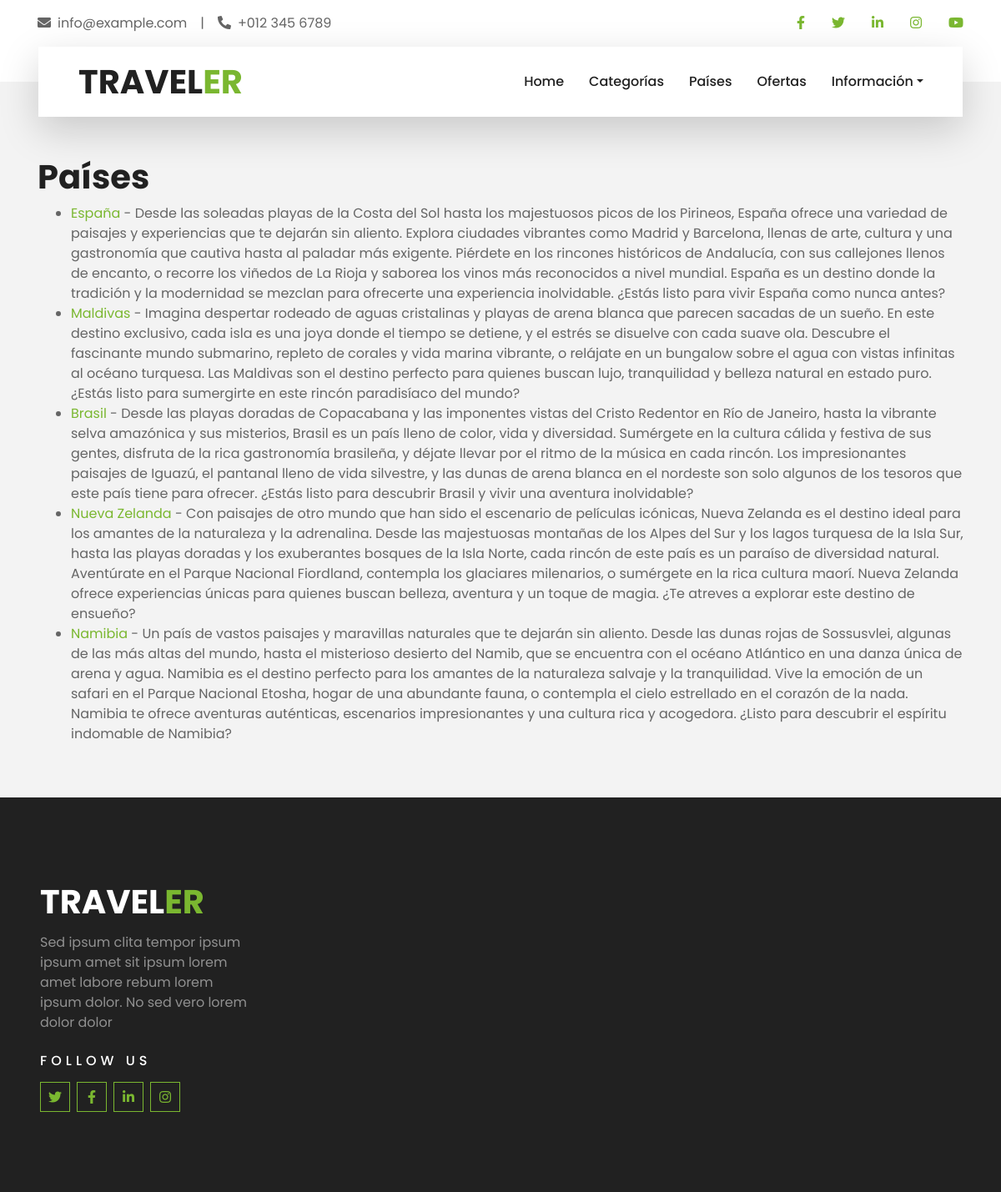
Page /paises/ on the earlier database version.
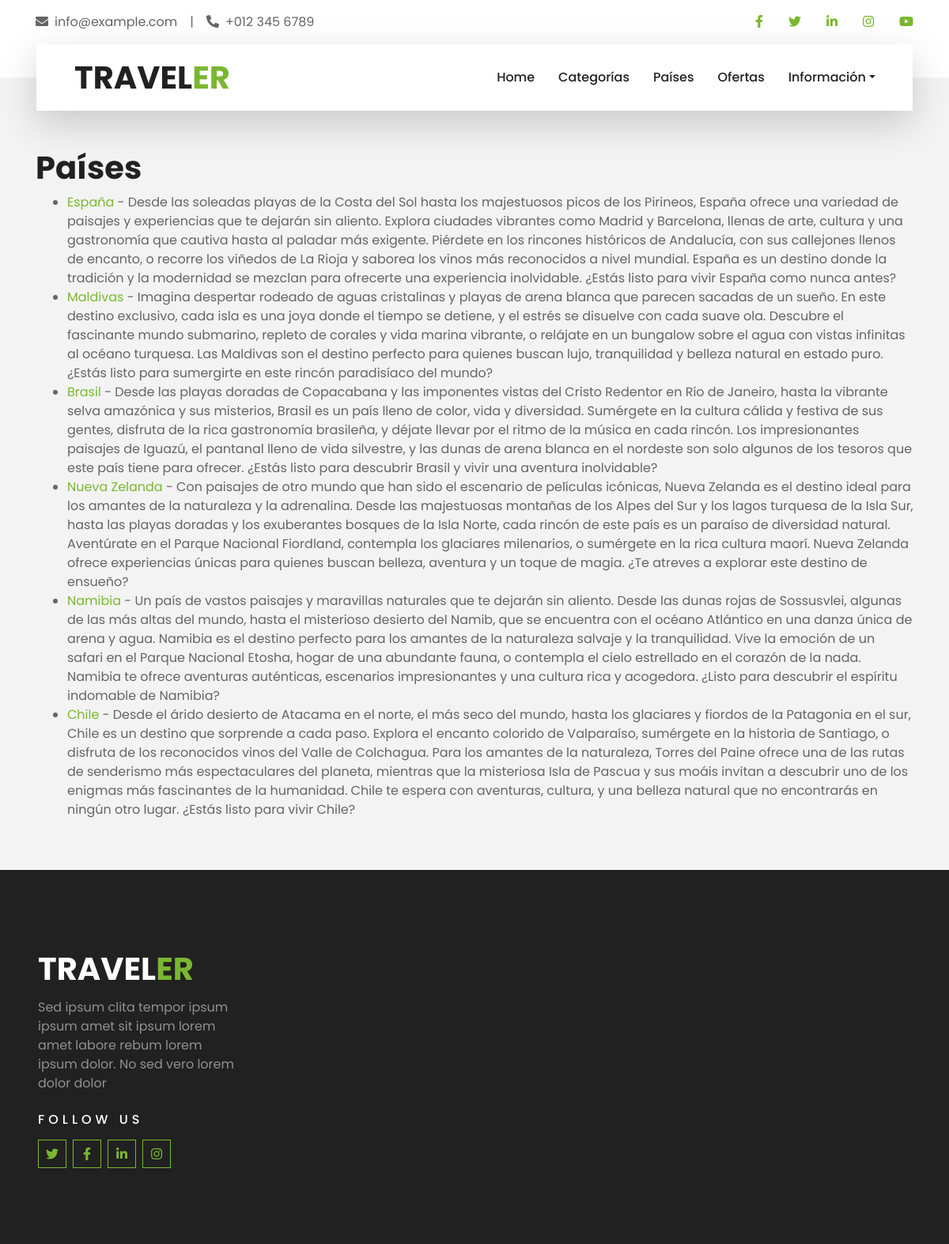
Same page on the later database version.
### travelOffersApp/models.py (models this page shows, shortened)
class Pais(models.Model):
    nombre = models.CharField(primary_key=True, max_length=100)
    descripcion = models.TextField()
    continente = models.CharField(max_length=100)
    image = models.ImageField(upload_to='img/', blank=True, null=True, )

### travelOffersApp/views.py (the view)
# urls.py: path('paises/', views.paises, name='paises'),
def paises(request):
    paises = Pais.objects.all()
    return render(request, 'paises.html', {'paises': paises})

### travelOffersApp/templates/paises.html (shortened to what this page needs)
{% extends "base.html" %}
{% block content %}
    <h1>Países</h1>
    <ul>
        {% for pais in paises %}
            <li>
                <a href="{% url 'pais' pais.nombre %}">{{ pais.nombre }}</a>
                - {{ pais.descripcion }}
            </li>
        {% endfor %}
    </ul>
{% endblock %}

Differences in the rows shown:
added Pais: nombre "Chile", descripcion "Desde el árido desierto de Atacama en el norte, el más seco del mundo, hasta los glaciares y fiordos de la Patagonia en el sur, Chile es un destino que sorprende a cada paso. Explora el encanto colorido de Valparaíso, sumérgete en la historia de Santiago, o disfruta de los reconocidos vinos del Valle de Colchagua. Para los amantes de la naturaleza, Torres del Paine ofrece una de las rutas de senderismo más espectaculares del planeta, mientras que la misteriosa Isla de Pascua y sus moáis invitan a descubrir uno de los enigmas más fascinantes de la humanidad. Chile te espera con aventuras, cultura, y una belleza natural que no encontrarás en ningún otro lugar. ¿Estás listo para vivir Chile?"
